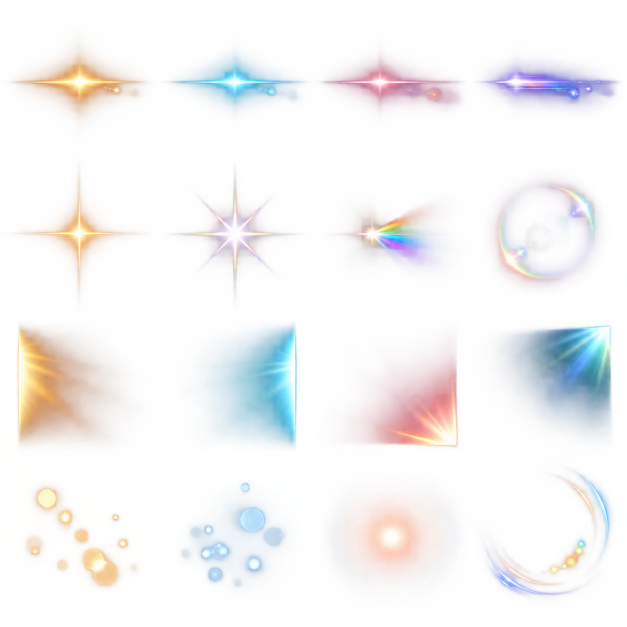
#> input picture docs/assets/cinematic-optical-overlay-atlas-20260926.png, 1254 x 1254 px (shown at 1/2 size)
$ python extract_cinematic_optical_overlay_atlas.py
#> lines starting #> are read from the running program, lines starting #| are printed output that depends on the picture; after the words box and inside, x2 and y2 are one past the last pixel; in counts of white or black regions, pixels touching at a corner belong together
"""Extract and review the 4x4 ImageGen cinematic optical overlay atlas.

The original generated atlas remains in docs/assets. Cropping is deterministic;
this script does not invent, repaint, or relabel the source artwork.
"""

from __future__ import annotations

import argparse
import hashlib
import json
from pathlib import Path

import numpy as np
from PIL import Image, ImageDraw


ITEMS = (
    ("cinematic_optical_flare_amber", "琥珀宽银幕光斑", ("镜头", "暖光", "宽银幕")),
    ("cinematic_optical_flare_cyan", "青色宽银幕光斑", ("镜头", "冷光", "宽银幕")),
    ("cinematic_optical_flare_rose", "玫瑰色镜头光斑", ("镜头", "粉色", "柔光")),
    ("cinematic_optical_flare_violet", "紫蓝镜头光带", ("镜头", "紫色", "光带")),
    ("cinematic_optical_star_amber", "琥珀四芒星耀斑", ("镜头", "星芒", "金色")),
    ("cinematic_optical_star_pearl", "珍珠八芒星耀斑", ("镜头", "星芒", "珍珠白")),
    ("cinematic_optical_prism_fan", "彩虹棱镜散射", ("镜头", "棱镜", "彩虹")),
    ("cinematic_optical_ghost_ring", "虹彩镜头鬼影环", ("镜头", "鬼影", "虹彩")),
    ("cinematic_optical_leak_amber", "琥珀左侧漏光", ("电影", "漏光", "琥珀")),
    ("cinematic_optical_leak_cyan", "青蓝右侧漏光", ("电影", "漏光", "青蓝")),
    ("cinematic_optical_leak_rose", "玫瑰下沿漏光", ("电影", "漏光", "玫瑰")),
    ("cinematic_optical_leak_teal", "蓝青上角漏光", ("电影", "漏光", "蓝青")),
    ("cinematic_optical_bokeh_gold", "香槟金散景光点", ("镜头", "散景", "香槟金")),
    ("cinematic_optical_bokeh_ice", "冰蓝散景光点", ("镜头", "散景", "冰蓝")),
    ("cinematic_optical_halation_peach", "蜜桃柔光晕", ("电影", "光晕", "蜜桃")),
    ("cinematic_optical_arc_pearl", "珍珠色弧形光轨", ("镜头", "弧光", "光轨")),
)

ROOT = Path(__file__).resolve().parents[1]
DEFAULT_SHEET = ROOT / "docs/assets/cinematic-optical-overlay-atlas-20260926.png"
DEFAULT_OUTPUT = ROOT / "src/cutvoke/assets/stickers"
DEFAULT_REPORT = ROOT / "docs/assets/cinematic-optical-overlay-atlas-20260926.extraction.json"
DEFAULT_CONTACT = ROOT / "docs/assets/cinematic-optical-overlay-contact-20260926.png"
LICENSE = "Project-internal original (AI-generated); not separately licensed for redistribution"


def _sha(path: Path) -> str:
    return hashlib.sha256(path.read_bytes()).hexdigest()


def _crop_boundary_count(alpha: np.ndarray, width: int, height: int) -> int:
    band = 4
    edge = np.zeros((height, width), dtype=bool)
    edge[:band, :] = edge[-band:, :] = True
    edge[:, :band] = edge[:, -band:] = True
    return int(((alpha >= 16) & edge).sum())


def extract(sheet: Path, output: Path, contact: Path) -> dict:
    source = Image.open(sheet).convert("RGBA")
#> source is the input picture: PIL image 1254x1254 RGBA; mean R, G, B, A 83.6, 72.2, 83.4, 28.7
    width, height = source.size
#> width = 1254; height = 1254
    if width != height or width < 1024:
        raise ValueError(f"expected a square atlas at least 1024px wide, got {source.size}")
    alpha_extrema = source.getchannel("A").getextrema()
#> alpha_extrema = (0, 253)
    if alpha_extrema[0] != 0 or alpha_extrema[1] < 128:
        raise ValueError(f"source needs genuine transparent alpha, got {alpha_extrema}")

    output.mkdir(parents=True, exist_ok=True)
    targets = [output / f"{stem}.png" for stem, _, _ in ITEMS]
    existing = [path for path in targets if path.exists()]
    if existing:
        raise FileExistsError(f"will not overwrite existing assets: {existing[:3]}")

    records = []
    crops: list[Image.Image] = []
    for index, (stem, name, keywords) in enumerate(ITEMS):
        row, column = divmod(index, 4)
        left, top = round(column * width / 4), round(row * height / 4)
        right, bottom = round((column + 1) * width / 4), round((row + 1) * height / 4)
        crop = source.crop((left, top, right, bottom))
        pixels = np.asarray(crop, dtype=np.uint8).copy()
        before = _crop_boundary_count(pixels[:, :, 3], crop.width, crop.height)
        # Eliminate low-alpha generator specks and hidden RGB that can create
        # colored fringes during scale/composite. A four-pixel transparent rim
        # prevents neighboring cells from bleeding into the extracted PNG.
        pixels[pixels[:, :, 3] < 8] = (0, 0, 0, 0)
        boundary_count = _crop_boundary_count(pixels[:, :, 3], crop.width, crop.height)
        if boundary_count > 128:
            raise ValueError(f"{stem} has too much artwork touching a crop boundary: {boundary_count}")
        pixels[:4, :] = pixels[-4:, :] = pixels[:, :4] = pixels[:, -4:] = 0
        visible = pixels[:, :, 3] >= 16
        visible_pixels = int(visible.sum())
        if visible_pixels < 500:
            raise ValueError(f"{stem} is almost empty after boundary cleanup")
        artwork = Image.fromarray(pixels, "RGBA")
        artwork.save(targets[index], optimize=True)
        crops.append(artwork)
        records.append({
            "stem": stem,
            "name": name,
            "subcategory": "镜头光效",
            "keywords": list(keywords),
            "row": row,
            "column": column,
            "sourceCell": [left, top, right, bottom],
            "size": [crop.width, crop.height],
            "visiblePixels": visible_pixels,
            "sourceBoundaryPixels": before,
            "removedBoundaryPixels": boundary_count,
            "alphaExtrema": list(artwork.getchannel("A").getextrema()),
            "sha256": _sha(targets[index]),
        })
#> this loop made 16 passes
#> (before, boundary_count, visible_pixels) on passes 1 to 12: (0, 0, 20810), (0, 0, 17635), (0, 0, 19523), (0, 0, 20758), (0, 0, 12995), (0, 0, 16442), (0, 0, 19297), (0, 0, 34004), (0, 0, 41149), (0, 0, 38864), (0, 0, 34960), (31, 31, 41137)
#> pass 1, in extract, `crop = source.crop((left, top, right, bottom))`:
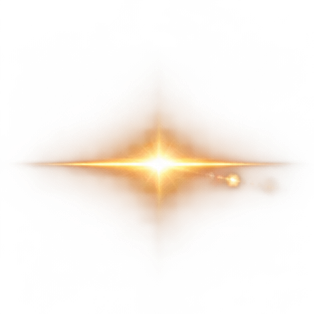
#> crop: PIL image 314x314 RGBA; mean R, G, B, A 68.7, 45, 22.7, 23.2; transparent parts drawn white
#> pass 1, in extract, `visible = pixels[:, :, 3] >= 16`:
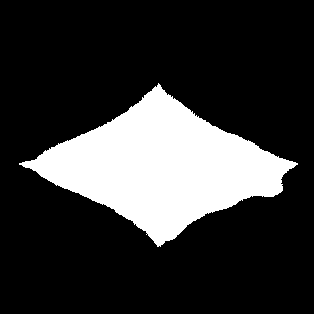
#> visible: shape (314, 314) bool; 21.1% white; 1 white region, box (x1, y1, x2, y2) and area: (19, 83, 298, 247) 20810
#> pass 2, in extract, `crop = source.crop((left, top, right, bottom))`:
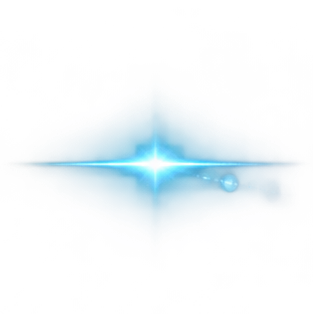
#> crop: PIL image 313x314 RGBA; mean R, G, B, A 18.6, 42, 60.3, 18; transparent parts drawn white
#> after the loop:
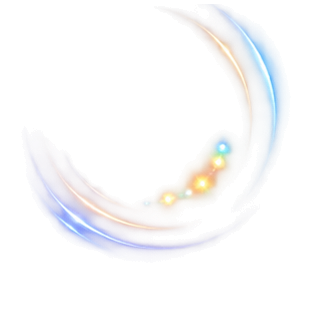
#> artwork: PIL image 314x314 RGBA; mean R, G, B, A 42.6, 42.8, 46.8, 16.9; transparent parts drawn white
#> after the loop, crops = 16 items; records = 16 items

    cell_w, cell_h = 360, 360
    margin, label_h = 10, 24
    sheet_review = Image.new("RGB", (4 * cell_w, 4 * (cell_h + label_h)), (27, 30, 38))
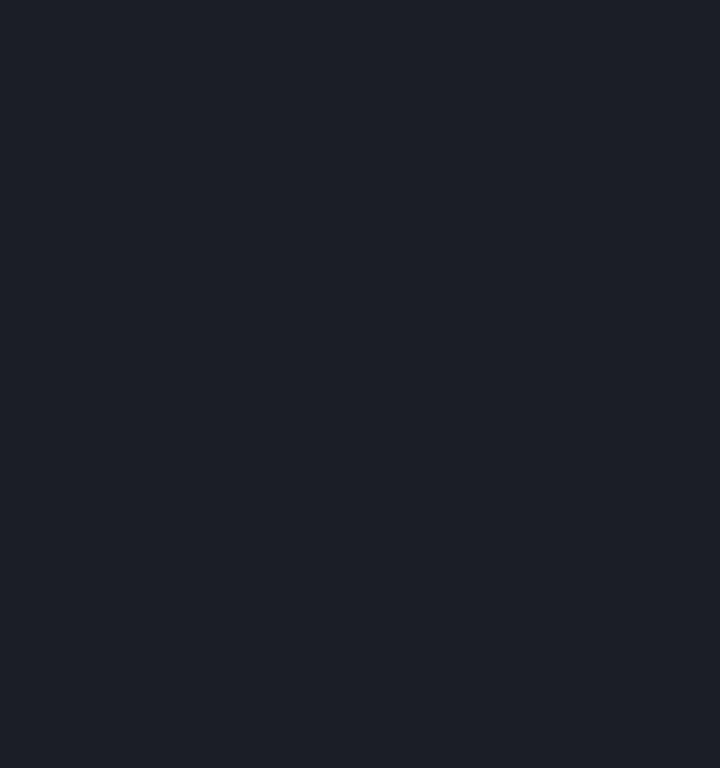
#> sheet_review: PIL image 1440x1536 RGB (shown at 1/2 size); mean R, G, B 27, 30, 38
    draw = ImageDraw.Draw(sheet_review)
    for index, artwork in enumerate(crops):
        row, column = divmod(index, 4)
        preview = artwork.copy()
        preview.thumbnail((cell_w - 2 * margin, cell_h - 2 * margin), Image.Resampling.LANCZOS)
        x = column * cell_w + (cell_w - preview.width) // 2
        y = row * (cell_h + label_h) + (cell_h - preview.height) // 2
        sheet_review.paste(preview, (x, y), preview)
        draw.text((column * cell_w + margin, row * (cell_h + label_h) + cell_h),
                  records[index]["stem"], fill=(233, 235, 241))
#> this loop made 16 passes
#> (row, column, x, y) on passes 1 to 12: (0, 0, 23, 23), (0, 1, 383, 23), (0, 2, 743, 23), (0, 3, 1103, 23), (1, 0, 23, 407), (1, 1, 383, 407), (1, 2, 743, 407), (1, 3, 1103, 407), (2, 0, 23, 791), (2, 1, 383, 791), (2, 2, 743, 791), (2, 3, 1103, 791)
#> pass 3, in extract, `preview = artwork.copy()`:
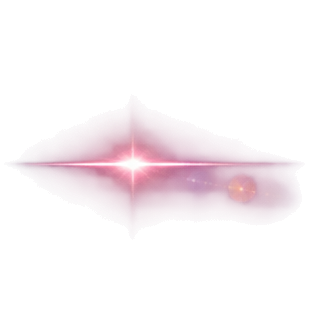
#> preview: PIL image 313x314 RGBA; mean R, G, B, A 40, 22.2, 30.8, 20.1; transparent parts drawn white
#> after the loop:
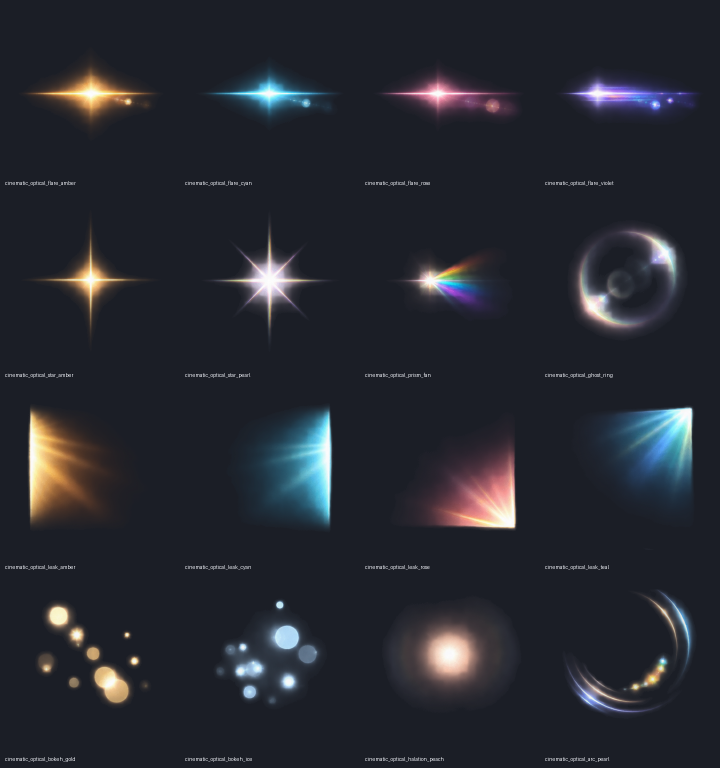
#> sheet_review: PIL image 1440x1536 RGB (shown at 1/2 size); mean R, G, B 38.5, 40.8, 48.6
    contact.parent.mkdir(parents=True, exist_ok=True)
    sheet_review.save(contact, optimize=True)

    report = {
        "schemaVersion": 1,
        "generator": "OpenAI ImageGen",
        "layout": "4x4",
        "sourceImageSize": [width, height],
        "sourceSha256": _sha(sheet),
        "license": LICENSE,
        "cropCleanup": "zero alpha below 8; clear 4px cell rim; preserve semi-transparent pixels",
        "contactSheet": contact.relative_to(ROOT).as_posix(),
        "items": records,
    }
    DEFAULT_REPORT.write_text(json.dumps(report, ensure_ascii=False, indent=2) + "\n",
                              encoding="utf-8")
    return report


def main() -> None:
    parser = argparse.ArgumentParser(description=__doc__)
    parser.add_argument("--sheet", type=Path, default=DEFAULT_SHEET)
    parser.add_argument("--output", type=Path, default=DEFAULT_OUTPUT)
    parser.add_argument("--contact", type=Path, default=DEFAULT_CONTACT)
    args = parser.parse_args()
    report = extract(args.sheet, args.output, args.contact)
#> report = 9 items
    print(json.dumps({"sourceSha256": report["sourceSha256"],
                      "count": len(report["items"]),
                      "contactSheet": report["contactSheet"],
                      "items": [{"stem": item["stem"],
                                 "visiblePixels": item["visiblePixels"],
                                 "removedBoundaryPixels": item["removedBoundaryPixels"],
                                 "sha256": item["sha256"]}
                                for item in report["items"]]},
                     ensure_ascii=False, indent=2))
#> (printed output is left out)


if __name__ == "__main__":
    main()

$ run again, with docs/assets/annotation-doodle-sticker-sheet-20260925.png copied over docs/assets/cinematic-optical-overlay-atlas-20260926.png
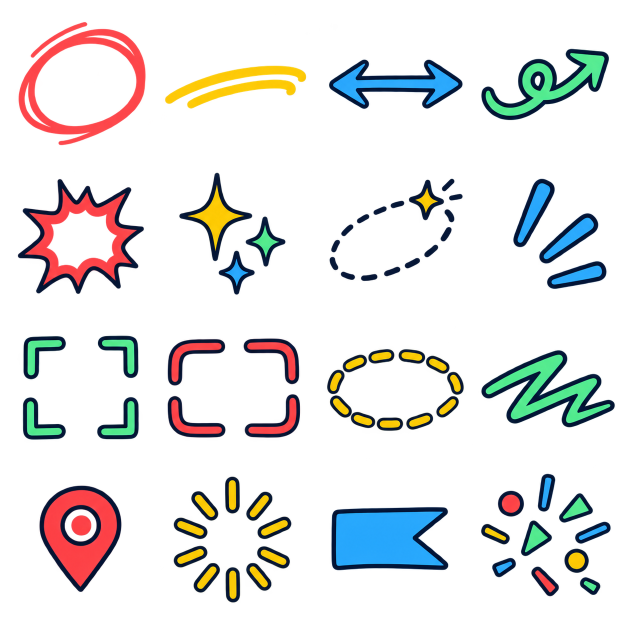
#> input picture docs/assets/annotation-doodle-sticker-sheet-20260925.png, 1254 x 1254 px (shown at 1/2 size)
#> in extract, source is the input picture: PIL image 1254x1254 RGBA; mean R, G, B, A 18.6, 17.3, 15.9, 41
#> alpha_extrema = (0, 255)
#> the loop in extract, `for index, (stem, name, keywords) in enumerate(ITEMS):` made 16 passes
#> visible_pixels on passes 1 to 8: 17520, 9936, 13368, 16708, 21796, 13069, 7539, 14701
#> pass 1, in extract, `visible = pixels[:, :, 3] >= 16`:
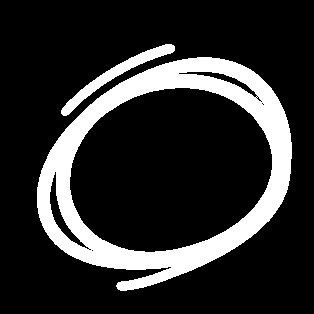
#> visible: shape (314, 314) bool; 17.8% white; 2 white regions, box (x1, y1, x2, y2) and area: (37, 57, 292, 291) 16231, (61, 44, 175, 116) 1289
#> after the loop in extract, `for index, (stem, name, keywords) in enumerate(ITEMS):`: crops = 16 items
#> the loop in extract, `for index, artwork in enumerate(crops):` made 16 passes
#> (row, column, x, y) on passes 1 to 8: (0, 0, 23, 23), (0, 1, 383, 23), (0, 2, 743, 23), (0, 3, 1103, 23), (1, 0, 23, 407), (1, 1, 383, 407), (1, 2, 743, 407), (1, 3, 1103, 407)
#> after the loop in extract, `for index, artwork in enumerate(crops):`:
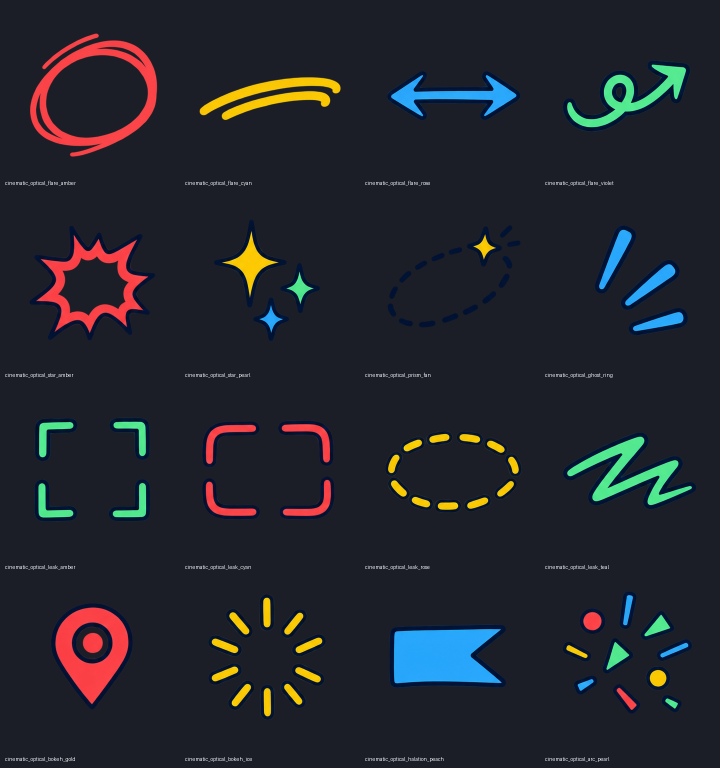
#> sheet_review: PIL image 1440x1536 RGB (shown at 1/2 size); mean R, G, B 35.2, 37.6, 44.1
#> report = 9 items
#> (printed output is left out)
